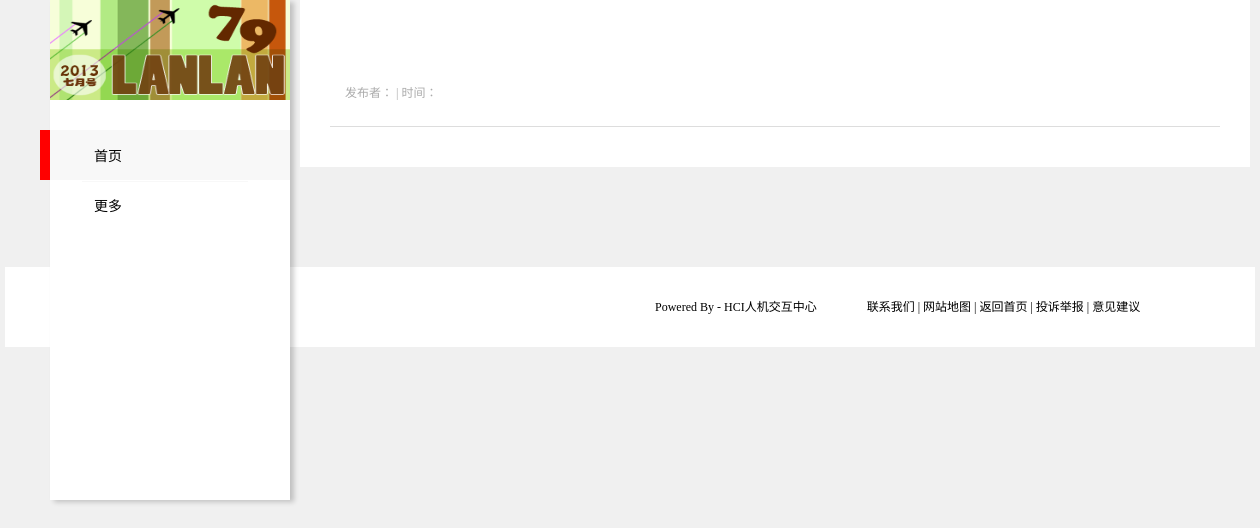
/article.php, run on an earlier commit of the app's database.
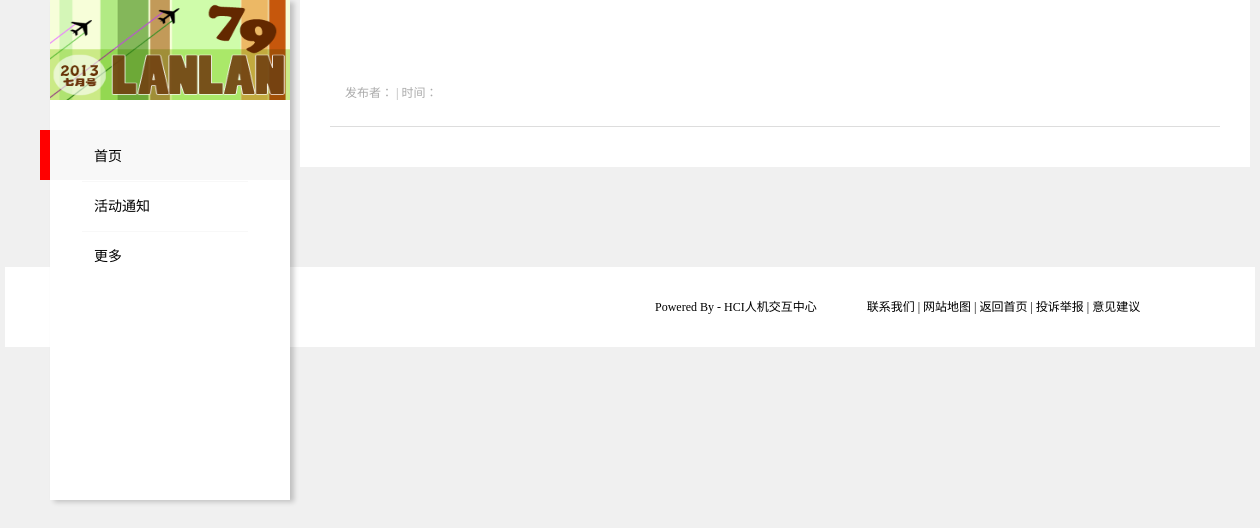
And on a later commit of the database.
### tables this page shows
CREATE TABLE IF NOT EXISTS `tag` (
  `ID` int(10) NOT NULL AUTO_INCREMENT,
  `name` varchar(255) NOT NULL,
  `isFormal` int(1) NOT NULL DEFAULT '0',
  PRIMARY KEY (`ID`)
);

### Models/tag.php (called while the page is built, shortened)
<?php
class tag {
    static function getAllTags($type=-1) {
        global $db;
        if($type==-1) {
            $query = $db->prepare('select * from tag order by name');
            $query->execute();
            $rs = $query->fetchAll();
            return $rs;
        }
        else if($type==0) {
            $query = $db->prepare('select * from tag where isFormal=0 order by name');
            $query->execute();
            $rs = $query->fetchAll();
            return $rs;
        }
        else {
            $query = $db->prepare('select * from tag where isFormal=1 order by name');
            $query->execute();
            $rs = $query->fetchAll();
            return $rs;
        }
    }
}

### Controllers/menu.php (called while the page is built)
<?php
include_once('conf/config.php');
include_once('Models/tag.php');
$menus = tag::getAllTags(1);

### menu.php (the view)
<?php
include_once('Controllers/menu.php');
?>
    <div id="nav">
		<a href="index.php" title="hci活动首页">
			<img width="240" height="100" src="public/images/box4.png"id="imgIndex">
		</a>
		<div class="menu">
			<div id="menuLabel" style="display:block; ">
				<span></span>
			</div>
			<ul id="menuList">
                <li>
                    <a href="index.php">首页</a>
                </li>
                <?php
                foreach($menus as $item) {
                    echo '<li>';
                    echo '<a href="index.php?t='.$item['ID'].'">'.$item['name'].'</a>';
                    echo '</li>';
                }
                ?>
                <li>
                    <a href="tagsShow.php">更多</a>
                </li>
			</ul>
		</div>
	</div>

What changed in the data, as far as the page shows it:
added tag: name "活动通知"
